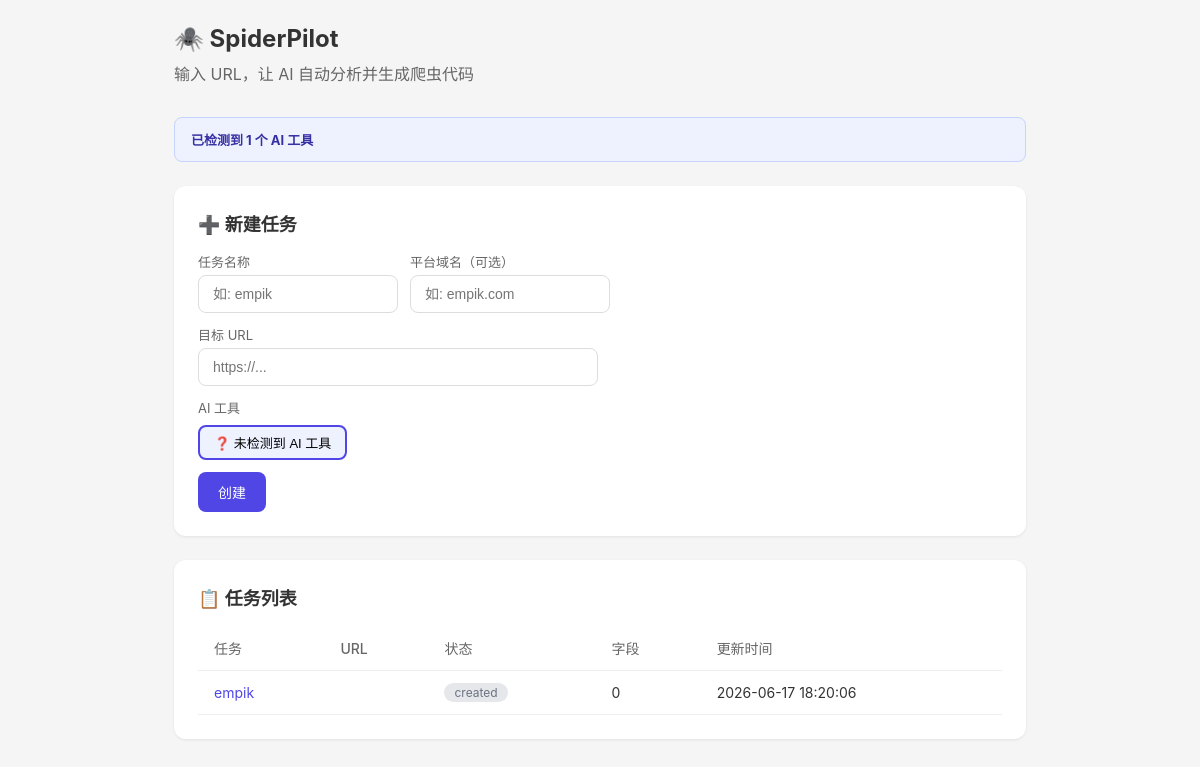
Before: / with the older database file.
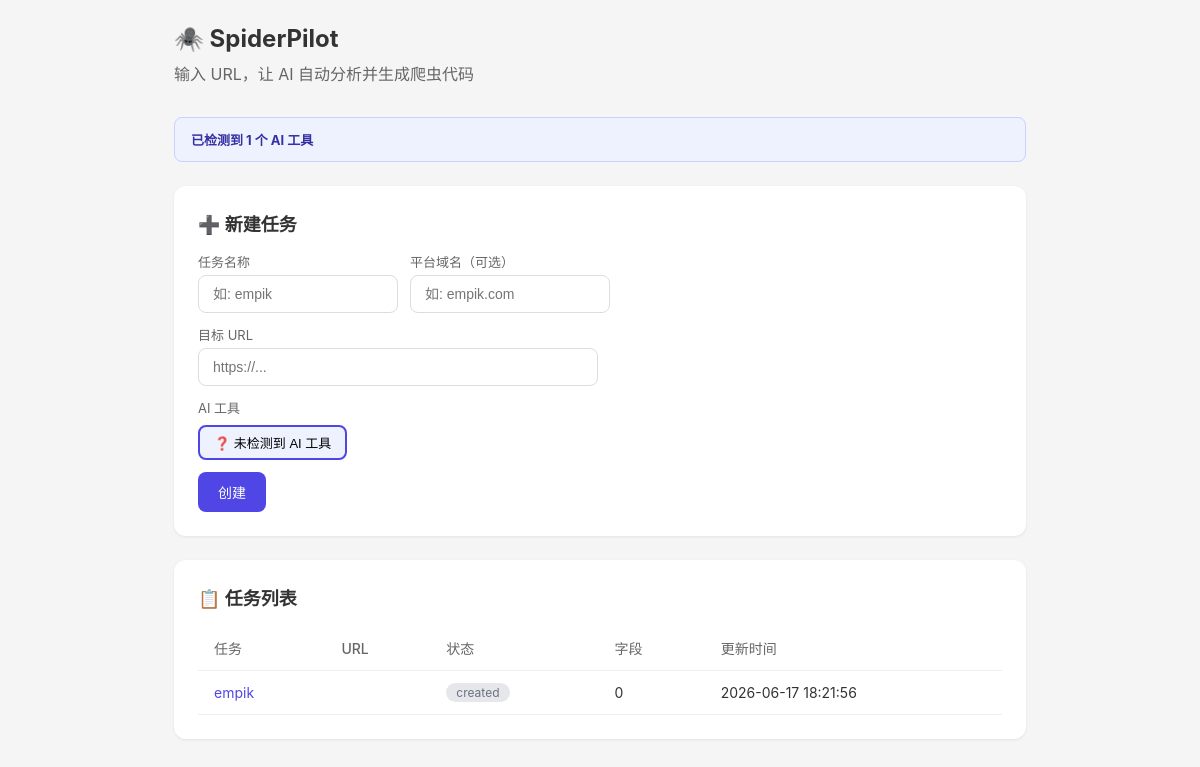
After: the same page with the newer database file.
### tables this page shows
CREATE TABLE tasks (
            id          TEXT PRIMARY KEY,
            name        TEXT NOT NULL,
            url         TEXT NOT NULL,
            platform    TEXT DEFAULT '',
            agent       TEXT DEFAULT '',
            status      TEXT DEFAULT 'created',
            created_at  TEXT NOT NULL,
            updated_at  TEXT NOT NULL
        );

### spiderpilot/web/app.py (the view)
@app.get("/", response_class=HTMLResponse)
async def index(request: Request):
    tasks = list_tasks()
    projects = []
    for t in tasks:
        projects.append({
            "name": t["id"],
            "url": t.get("url", ""),
            "status": t.get("status", "created"),
            "fields_count": len((t.get("analysis") or {}).get("fields", [])),
            "updated": t.get("updated_at", ""),
        })
    return render("index.html", request=request, projects=projects)

### spiderpilot/web/templates/index.html (shortened to what this page needs)
<!DOCTYPE html>
<html lang="zh">
<head>
</head>
<body>
<div class="container">
    <h1>🕷️ SpiderPilot</h1>
    <p class="subtitle">输入 URL，让 AI 自动分析并生成爬虫代码</p>
<div id="agent-banner" style="background:#eef2ff;border:1px solid #c7d2fe;border-radius:8px;padding:12px 16px;margin-bottom:24px;font-size:13px;color:#3730a3;">
</div>
    <div class="card">
        <h2>➕ 新建任务</h2>
        <form action="/create" method="post">
            <div class="form-group">
                <label>任务名称</label>
                <input name="name" placeholder="如: empik" required>
            </div>
            <div class="form-group">
                <label>平台域名（可选）</label>
                <input name="platform" placeholder="如: empik.com">
            </div>
            <div class="form-group">
                <label>目标 URL</label>
                <input name="url" placeholder="https://..." required style="width:400px">
            </div>
            <div class="form-group" style="width:100%">
                <label>AI 工具</label>
                <div id="agent-selector" style="display:flex;gap:6px;flex-wrap:wrap;margin-top:4px">
                </div>
            </div>
            <button class="btn btn-primary" type="submit" id="submit-btn" disabled>创建</button>
        </form>
    </div>
    <div class="card">
        <h2>📋 任务列表</h2>
        {% if projects %}
        <table>
            <thead>
                <tr>
                    <th>任务</th>
                    <th>URL</th>
                    <th>状态</th>
                    <th>字段</th>
                    <th>更新时间</th>
                </tr>
            </thead>
            <tbody>
            {% for p in projects %}
                <tr>
                    <td><a href="/task/{{ p.name }}">{{ p.name }}</a></td>
                    <td style="max-width:300px;overflow:hidden;text-overflow:ellipsis;white-space:nowrap;">{{ p.url }}</td>
                    <td><span class="status status-{{ p.status }}">{{ p.status }}</span></td>
                    <td>{{ p.fields_count }}</td>
                    <td>{{ p.updated }}</td>
                </tr>
            {% endfor %}
            </tbody>
        </table>
        {% else %}
        <div class="empty">
            <p>暂无任务</p>
            <p>👆 上方创建一个</p>
        </div>
        {% endif %}
    </div>
</div>
</body>
</html>

Changed rows visible on the page:
changed tasks "empik": updated "2026-06-17 18:20:06" → "2026-06-17 18:21:56"
